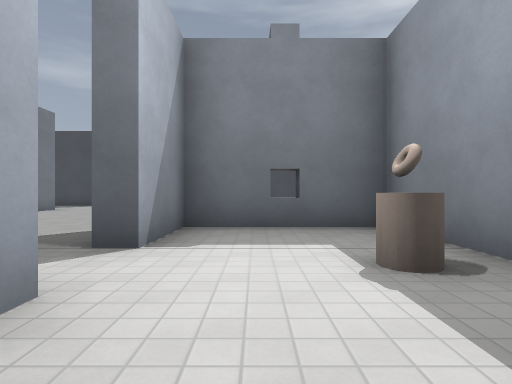
View 1 (above)

24 first-person views from a walk through a 3-D level made in the Godot game engine. The camera is 1.2 m above the floor, looks level and sees 80° across. The floor is counted in squares, 2 m on a side. Each view is taken from the middle of a square. On the plan, view 1 faces up. The plan holds only what a view shows up to about 9 squares ahead; the rest is blank. The place goes on beyond the plan. Surface patterns are stand-ins for the level's own textures.

View 2
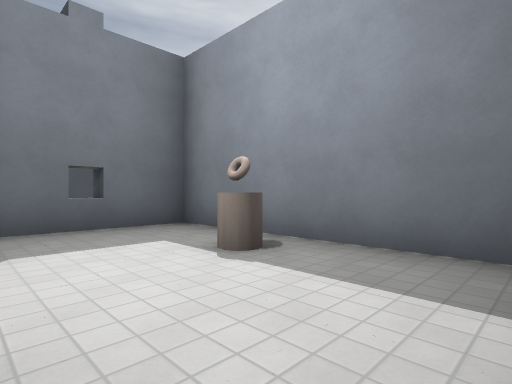

View 3
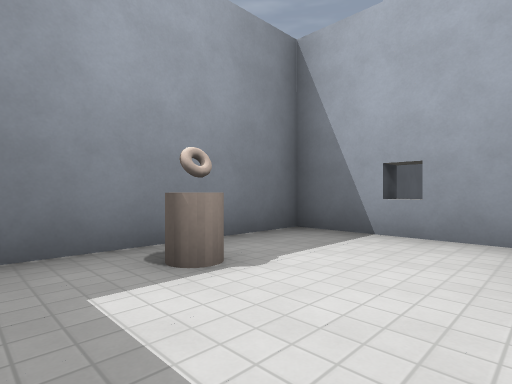

View 4
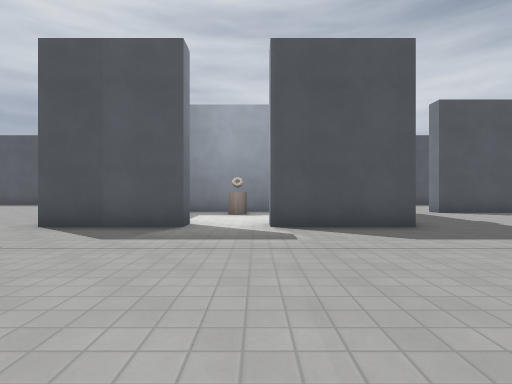

View 5
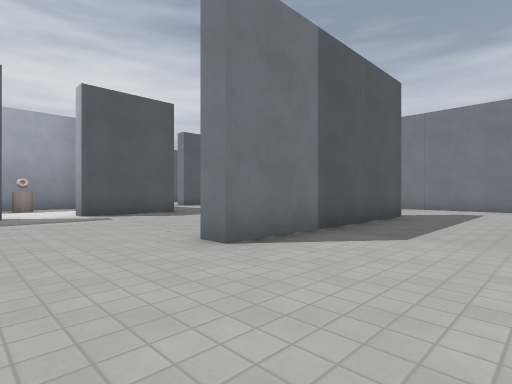

View 6
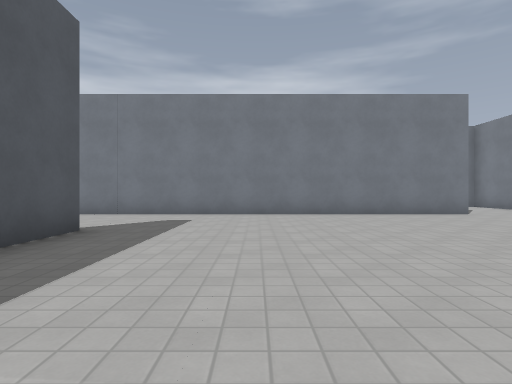

View 7
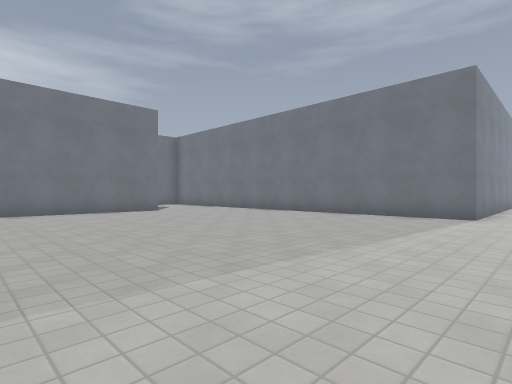

View 8
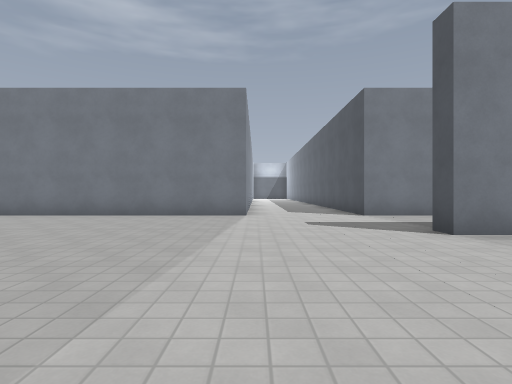

View 9
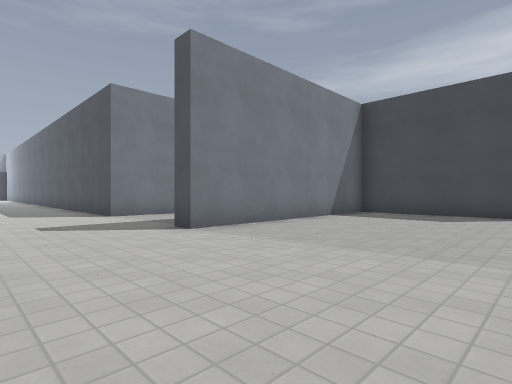

View 10
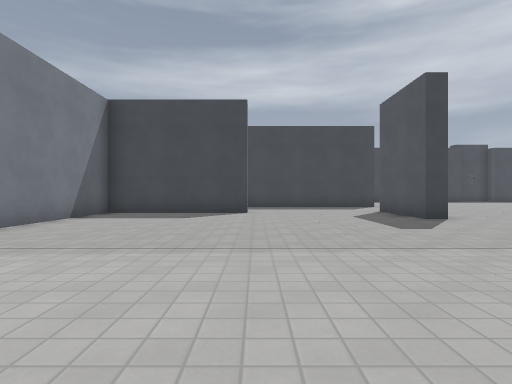

View 11
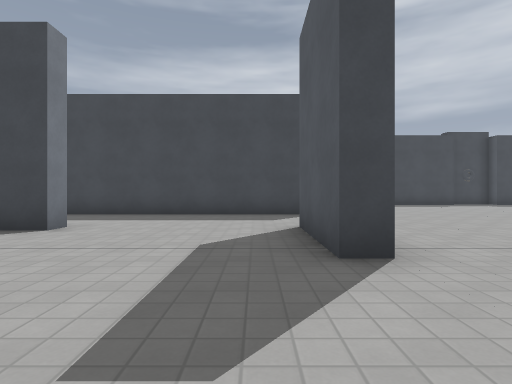

View 12
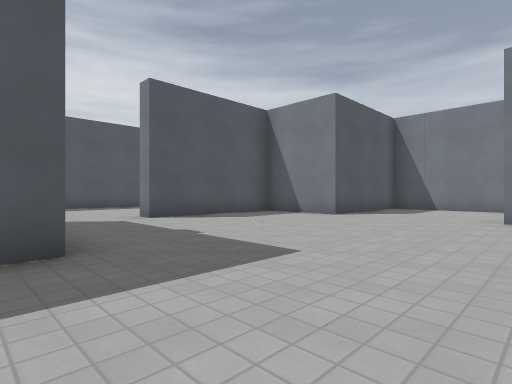

View 13
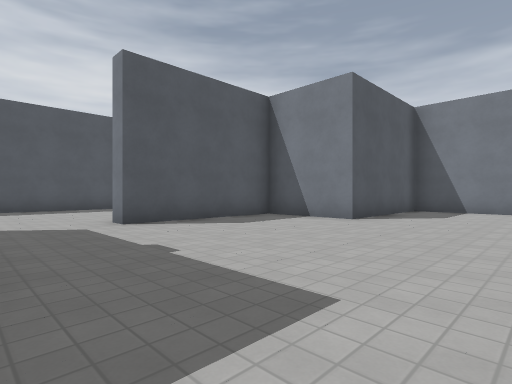

View 14
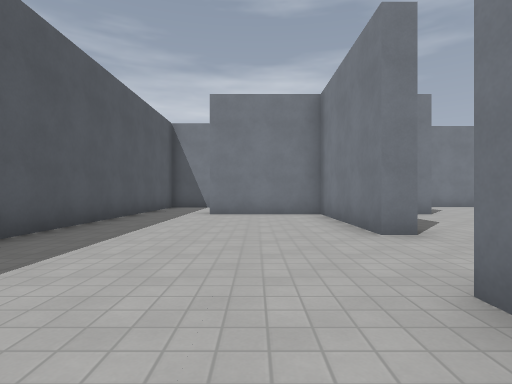

View 15
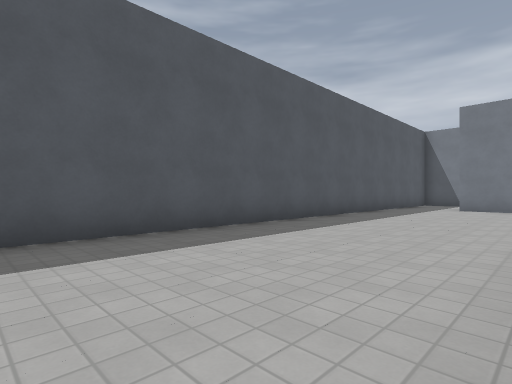

View 16
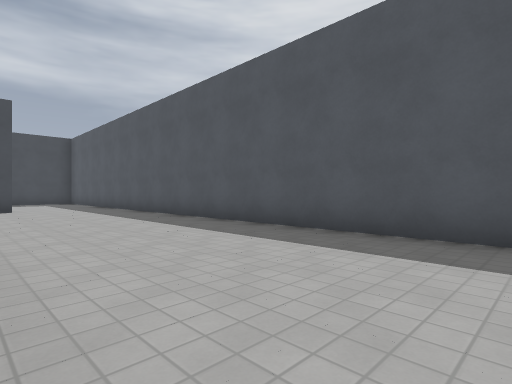

View 17
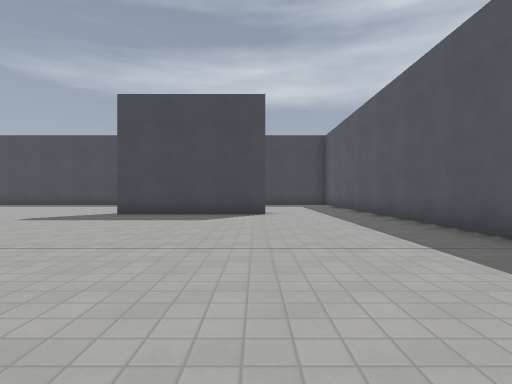

View 18
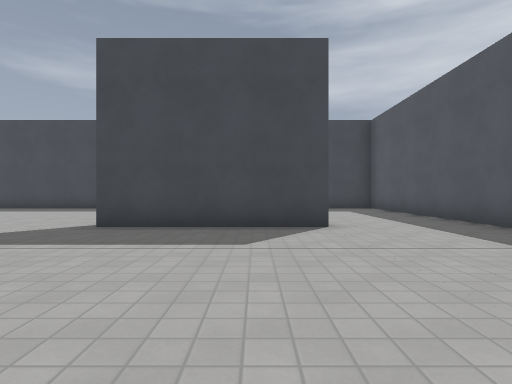

View 19
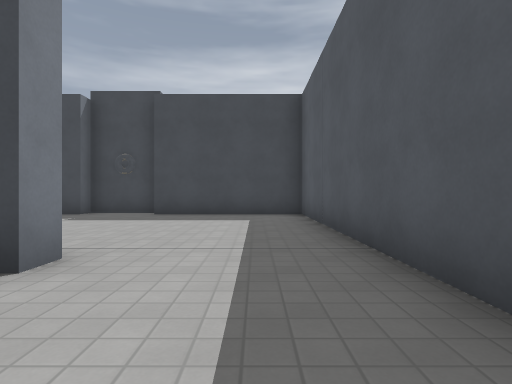

View 20
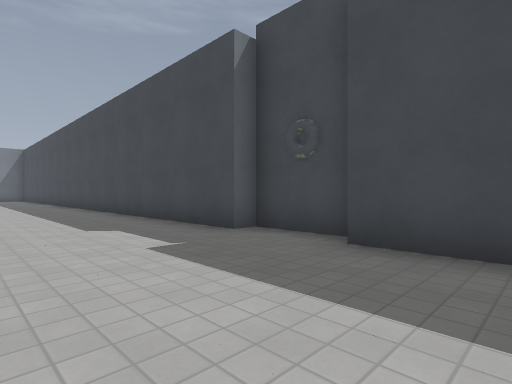

View 21
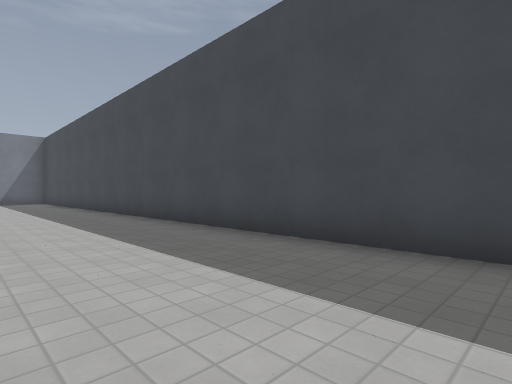

View 22
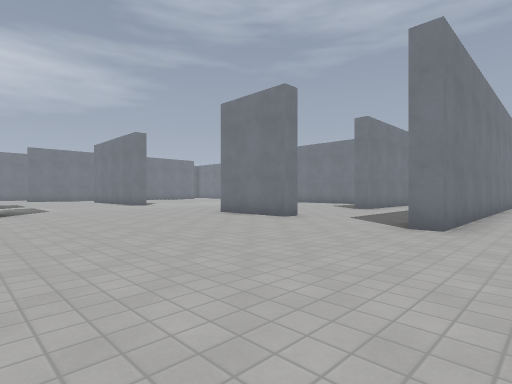

View 23
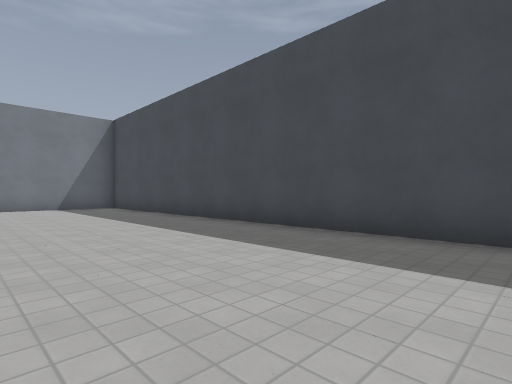

View 24
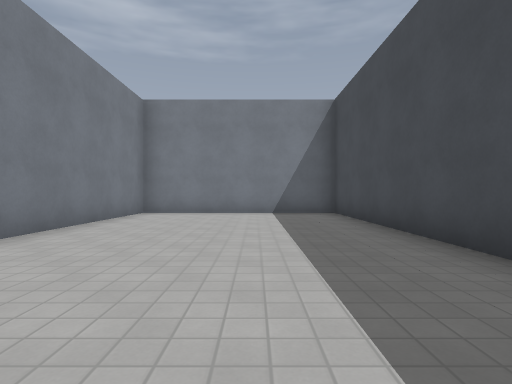

### Floor plan
Points are (right, up) in squares from view 1. A wall is a line through its corners. A room is listed if a view was taken in it or the views show most of it. See-through windows are left out.
Room 1 (views 1, 2, 3)
walls: (-1.8, 1.7) (-1.2, 1.7); (-0.6, -0.3) (2.3, -0.3) (2.3, 5.2) (-1.2, 5.2) (-1.2, 3.2) (-1.8, 3.2); (0.8, -0.8) (0.8, -0.2)
ways out: opening at (-2, 2.5) to room 2
objects: other object (1, 2)
Room 2 (views 4, 5, 6, 7, 8, 9, 10, 11, 12, 13, 14, 15, 16, 17, 18, 19, 20, 21, 22, 23, 24)
walls: (-6.8, 7.8) (-7.3, 7.8) (-7.3, 10.3) (-6.8, 10.3) (-6.8, 8); (-1.8, 3.2) (-1.8, 5.8); (0.8, 5.2) (0.8, 5.8); (-1.8, -0.9) (-1.8, 1.7); (-11.2, 10.2) (-11.2, 9.8) (-15.2, 9.8) (-15.2, 3.8) (-15.8, 3.8); (-6.8, 13.2) (-13.1, 13.2); (-7.3, -3.8) (-7.3, 1.7) (-6.8, 1.7); (-12.4, 13.8) (-6.3, 13.8) (-6.3, 13.2); (-18.8, 5.5) (-18.8, 3.8) (-21, 3.8); (4.3, 13.8) (4.3, 13.2) (0.2, 13.2); (-15.8, -7.3) (-4.2, -7.3); (-21.4, 0.8) (-18.8, 0.8) (-18.8, -5.5); (-0.8, -10.5) (-0.8, -7.3) (1.7, -7.3) (1.7, -3.3) (2.2, -3.3) (2.2, -7.3) (5.2, -7.3); (-3.9, -11.3) (-1.5, -11.3); (3.1, 19.8) (1.3, 19.8) (1.3, 19.3) (-18.8, 19.3) (-18.8, 13.8) (-13.9, 13.8); (7.3, -8) (7.3, 19.3) (3.2, 19.3)
ways out: opening at (-2, 2.5) to room 1; opening at (6.5, -8)

Where each view was taken, in squares from view 1:
view 1: 0 up, 0 right, facing up
view 2: 0 up, 1 left, facing up-right
view 3: 4 up, 1 left, facing down-right
view 4: 2 up, 7 left, facing right
view 5: 4 up, 10 left, facing down-right
view 6: 1 up, 10 left, facing down
view 7: 2 up, 11 left, facing down-left
view 8: 1 up, 11 left, facing left
view 9: 1 up, 11 left, facing up-left
view 10: 1 up, 11 left, facing up
view 11: 5 up, 8 left, facing up
view 12: 0 up, 5 left, facing down-right
view 13: 1 down, 4 left, facing down-right
view 14: 1 up, 4 right, facing down
view 15: 4 up, 3 right, facing down-right
view 16: 2 up, 3 right, facing up-right
view 17: 5 up, 4 right, facing up
view 18: 8 up, 3 right, facing up
view 19: 11 up, 6 right, facing up
view 20: 16 up, 5 right, facing up-left
view 21: 16 up, 1 left, facing up-left
view 22: 15 up, 1 left, facing down-left
view 23: 15 up, 7 left, facing up-left
view 24: 17 up, 10 left, facing left
